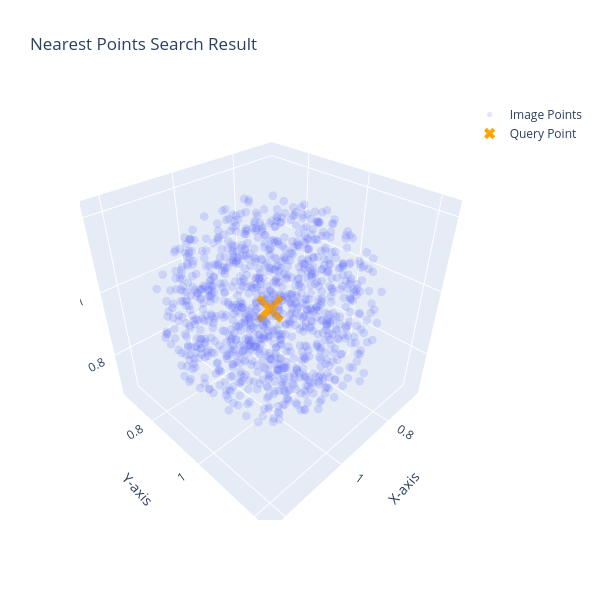

Notebook code for this chart:
### Code cell
query = np.array([0.95, 0.95, 0.95])
result = akd.k_nearest_periodic(tree_3d, query, box_3d, k=1000)
result_image = akd.clamp2nearest(result, query, box_3d)
show_nearest_3d(result_image, query)

### Figure 1 — Plotly figure (JSON) as saved in the notebook; plotly's stock layout.template omitted (floating-point values rounded to 4 significant figures; data arrays with more than 128 entries replaced by an {"elided": "..."} marker saying what was removed)
{"data": [{"marker": {"opacity": 0.2, "size": 5}, "mode": "markers", "name": "Image Points", "type": "scatter3d", "x": {"elided": "1000 float values"}, "y": {"elided": "1000 float values"}, "z": {"elided": "1000 float values"}}, {"marker": {"color": "orange", "size": 10, "symbol": "x"}, "mode": "markers", "name": "Query Point", "type": "scatter3d", "x": [0.95], "y": [0.95], "z": [0.95]}], "layout": {"height": 600, "scene": {"xaxis": {"title": {"text": "X-axis"}}, "yaxis": {"title": {"text": "Y-axis"}}, "zaxis": {"title": {"text": "Z-axis"}}}, "showlegend": true, "title": {"text": "Nearest Points Search Result"}, "width": 600}}
